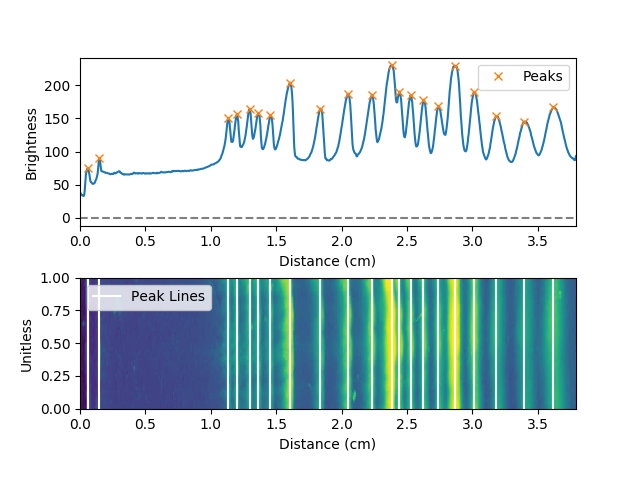
#> input picture Gel1Peaks.png, 640 x 480 px, given in place of gel1.png, which was not available
$ python imageAnalysis.py
#> lines starting #> are read from the running program, lines starting #| are printed output that depends on the picture
import cv2
import numpy as np
import matplotlib.pyplot as plt
from scipy.signal import find_peaks
import numpy as np
import cv2


cropSettings = [[.35, .40, .17, .88],
				[.32, .38, .23, .84],
				[.39, .48, .05, .93],
				[.49, .56, .25, .86],
				[.45, .52, .24, .92]]


scaling = [283, 240, 364, 256, 267] # Pixels per cm

gelTime = 2183 # Time gel is run in seconds

def cropImages(cropSettings):
	croppedImgs = []

	for imgNum, cropSetting in enumerate(cropSettings, 1):
		img = cv2.imread("gel{}.png".format(imgNum),0)
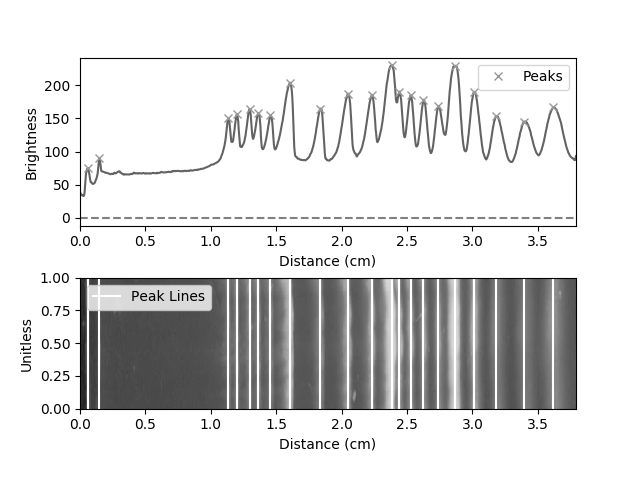
#> img: shape (480, 640); min 0, max 255, mean 219.9

		size = img.shape
#> size = (480, 640)
		width = size[1]
#> width = 640
		height = size[0]
#> height = 480

		cropMinX = cropSetting[0]
		cropMaxX = cropSetting[1]
		cropMinY = cropSetting[2]
		cropMaxY = cropSetting[3]

		croppedImgs.append(img[int(cropMinY*height):int(cropMaxY*height), int(cropMinX*width):int(cropMaxX*width)])
#> pass 2 of the loop in cropImages, `for imgNum, cropSetting in enumerate(cropSettings, 1):`:
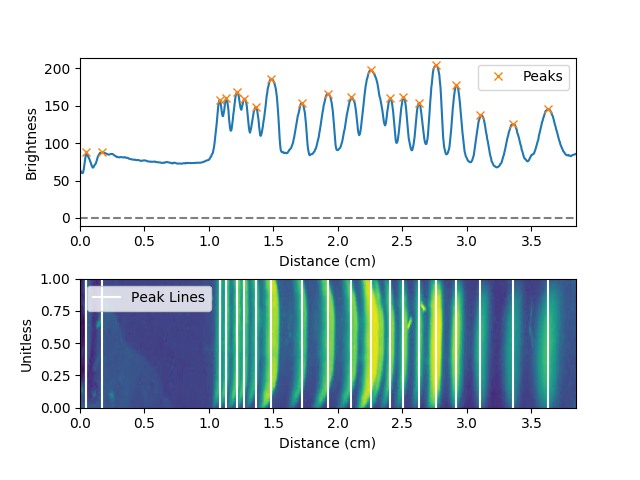
#> input picture Gel2Peaks.png, 640 x 480 px, given in place of gel2.png, which was not available
#> in cropImages, `img = cv2.imread("gel{}.png".format(imgNum),0)`:
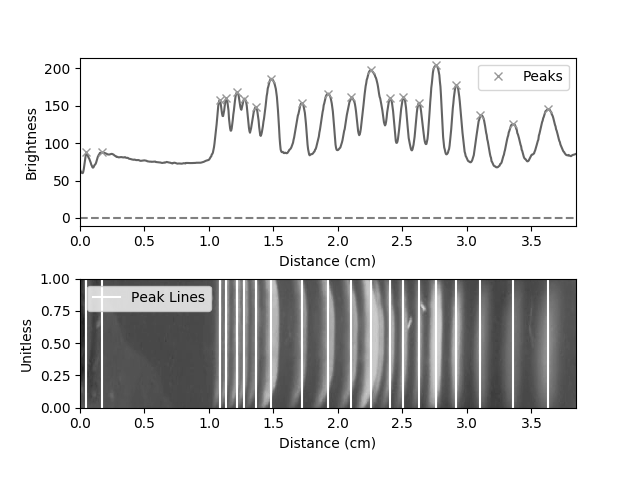
#> img: shape (480, 640); min 0, max 255, mean 219.8

	return croppedImgs


	# cv2.imshow('image',img)
	# cv2.waitKey(0)
	# cv2.destroyAllWindows()

# [35 lines left out: functions getPeaks, squaredError, sweepVelShift, not called in this run]

def plotPeakLines(peaks, scaling, color=(1,1,1,1)):
	for peak in peaks:
		plt.axvline(peak/scaling, color=color, label="Peak Lines")

# [5 lines left out: function scalePeaks, not called in this run]

def main():
	croppedImgs = cropImages(cropSettings)

	velGroup = []
	distGroup = []
	for idx, img in enumerate(croppedImgs):

		height = img.shape[0]

		ax = plt.subplot(2, 1, 1)
		peaks = getPeaks(img, scaling[idx], ax)
		# plt.show()
		img = np.transpose(img)

		# Draw lines on image for peaks
		ax2 = plt.subplot(2, 1, 2)
		plotPeakLines(peaks, scaling[idx])
			# cv2.line(img, (0, peak), (img.shape[1], peak), (255,255,255), 2)

		vels = []
		dists = []
		for peak in peaks:
			vels.append((peak/scaling[idx])/gelTime)
			dists.append(peak/scaling[idx])
		velGroup.append(np.asarray(vels))
		distGroup.append(np.asarray(dists))

		plt.xlabel("Distance (cm)")
		plt.ylabel("Unitless")
		plt.legend(["Peak Lines"])
		ax2.imshow(img, extent=(0,height/scaling[idx], 0, 1))
		ax2.set_xlim(0, height/scaling[idx])

		plt.show()

	sweepRange = np.linspace(.8,1.2, 100)

	plt.clf()
	for idx, group in enumerate(distGroup, 1):
		if idx == 1:
			ax = plt.subplot(5,1, 1)
			plotPeakLines(group, 1, color=(1,0,0,1))
			# ax.imshow(np.transpose(croppedImgs[idx - 1]), extent=(0,height/scaling[idx-1], 0, 1))

		else:
			ax = plt.subplot(5, 1, idx)
			shift, error = sweepVelShift(distGroup[0], group, sweepRange)
			scaledPeaks = scalePeaks(group, shift)
			plotPeakLines(scaledPeaks, 1, color=(1,0,0,1))
		plt.xlabel("Distance (cm)")
		plt.ylabel("Gel %i" %(idx))
		ax.set_xlim(0, 4)
	plt.show()


	distGroup = np.asarray(distGroup)
	shift, firstPlot = sweepVelShift(distGroup[0], distGroup[1], sweepRange)
	# plt.figure()

	plt.clf()
	plt.plot(sweepRange, firstPlot)
	plt.show()


if __name__ == '__main__':
#> (the run stopped early here; a loop or call above may not have finished)
